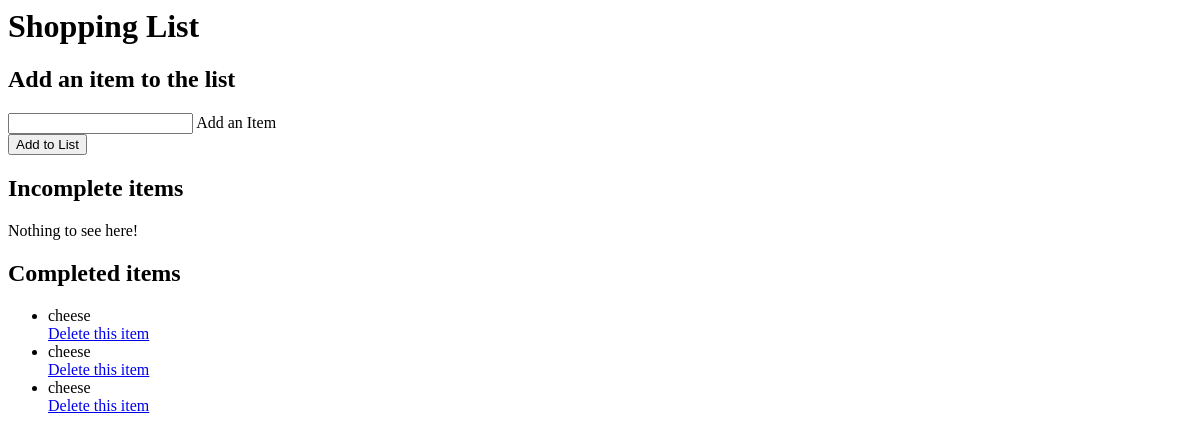
The app's page /grocery_list/, older data.
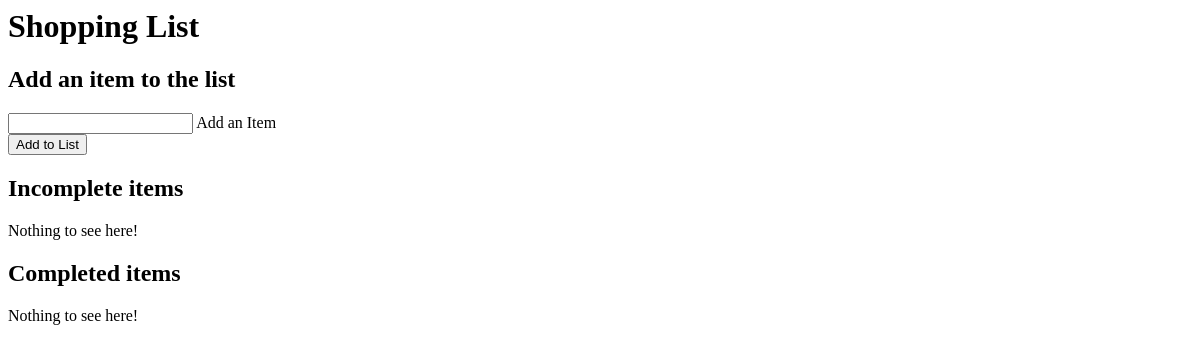
The same page, newer data.
### grocery_list/models.py (models this page shows, shortened)
class GroceryItem(models.Model):
    item_text = models.CharField(max_length = 200)
    created_date = models.DateTimeField(default=timezone.now)
    completed_date = models.DateTimeField(blank=True, null=True)
    was_completed = models.BooleanField(default=False)

### grocery_list/views.py (the view)
# urls.py: path('', views.index, name='index'),
def index(request):
    context = {
        'incomplete_items':GroceryItem.objects.filter(was_completed=False).order_by('created_date'),
        'completed_items':GroceryItem.objects.filter(was_completed=True).order_by('completed_date'),
    }
    return render(request, 'grocery_list/index.html', context)

### grocery_list/templates/grocery_list/index.html (shortened to what this page needs)
<h1>Shopping List</h1>
         <div class="box">
                <h2>Add an item to the list</h2>
                <form action="{% url 'grocery_list:create' %}" method="post">
                    <input type="text" name="item" id="item" required/>
                    <label for="item">Add an Item</label><br/>
                    <input type="submit" value="Add to List"/>
                </form>
    <h2>Incomplete items</h2>
    {% if incomplete_items %}
        <ul>
        {% for item in incomplete_items %}
            <li>{{item.item_text}}</li>
            <a href="{% url 'grocery_list:complete' item.id %}">Completed this item</a>
        {% endfor %}
        </ul>
    {% else %}
        <p>Nothing to see here!</p>
    {% endif %}
    <h2>Completed items</h2>
    {% if completed_items %}
        <ul>
        {% for item in completed_items %}
            <li>{{item.item_text}}</li>
            <a href="{% url 'grocery_list:delete' item.id %}">Delete this item</a>
        {% endfor %}
        </ul>
    {% else %}
        <p>Nothing to see here!</p>
    {% endif %}

Row changes from the older to the newer data that the page shows:
removed GroceryItem: item_text "cheese"
removed GroceryItem: item_text "cheese"
removed GroceryItem: item_text "cheese"
Text that changed along with them:
text now shown: "Nothing to see here!"
